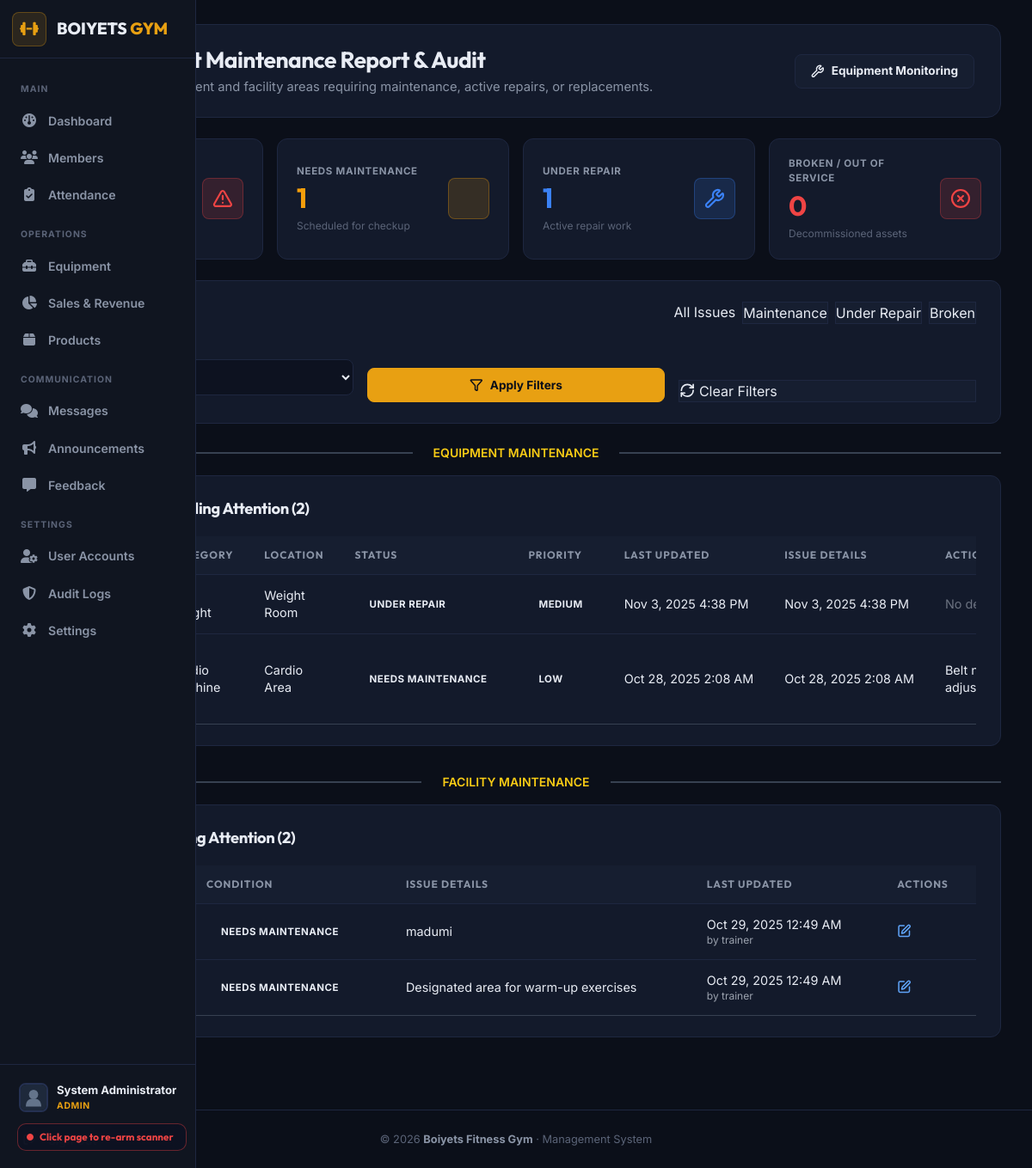
The app's page /maintenance_report.php (signed in) with its own data.
### tables this page shows
CREATE TABLE `equipment` (
  `id` int(11) NOT NULL,
  `name` varchar(100) NOT NULL,
  `category` varchar(100) NOT NULL,
  `location` varchar(100) NOT NULL,
  `status` enum('Good','Needs Maintenance','Under Repair','Broken') DEFAULT 'Good',
  `date_added` datetime DEFAULT current_timestamp(),
  `last_updated` datetime DEFAULT current_timestamp() ON UPDATE current_timestamp(),
  `created_by` int(11) DEFAULT NULL,
  `notes` text DEFAULT NULL
);

CREATE TABLE `facilities` (
  `id` int(11) NOT NULL,
  `name` varchar(100) NOT NULL,
  `facility_condition` enum('Good','Needs Maintenance','Under Repair','Closed') DEFAULT 'Good',
  `notes` text DEFAULT NULL,
  `last_updated` datetime DEFAULT current_timestamp() ON UPDATE current_timestamp(),
  `updated_by` int(11) DEFAULT NULL
);

CREATE TABLE `users` (
  `id` int(11) NOT NULL,
  `username` varchar(50) NOT NULL,
  `password` varchar(255) NOT NULL,
  `role` enum('admin','trainer','client') NOT NULL,
  `full_name` varchar(100) NOT NULL,
  `email` varchar(100) NOT NULL,
  `created_at` timestamp NOT NULL DEFAULT current_timestamp(),
  `reset_token` varchar(255) DEFAULT NULL,
  `reset_expiry` datetime DEFAULT NULL,
  `last_activity` datetime DEFAULT NULL,
  `client_type` enum('walk-in','full-time') DEFAULT 'walk-in',
  `verification_token` varchar(64) DEFAULT NULL,
  `token_expiry` datetime DEFAULT NULL,
  `email_verified` tinyint(1) DEFAULT 0,
  `profile_picture` varchar(500) DEFAULT 'https://i.pravatar.cc/120',
  `deleted_at` timestamp NULL DEFAULT NULL
);

### public_html/maintenance_report.php (the view, shortened to what this page needs)
<?php
require_once __DIR__ . '/../config/config.php';
$status_filter = $_GET['status'] ?? '';
$where_conditions = ["e.status IN ('Needs Maintenance', 'Under Repair', 'Broken')"];
$params = [];
$types = "";
$where_sql = implode(" AND ", $where_conditions);
$maintenance_sql = "SELECT e.*, u.username as updated_by_name,
                    el.note as last_note, el.date_updated as last_log_date
                    FROM equipment e
                    LEFT JOIN users u ON e.created_by = u.id
                    LEFT JOIN equipment_logs el ON e.id = el.equipment_id
                    WHERE $where_sql
                    ORDER BY e.last_updated DESC, e.name ASC";
$maintenance_stmt = $conn->prepare($maintenance_sql);
if ($maintenance_stmt && !empty($params)) {
    $maintenance_stmt->bind_param($types, ...$params);
    $maintenance_stmt->execute();
    $maintenance_result = $maintenance_stmt->get_result();
} else {
    $maintenance_result = $conn->query($maintenance_sql);
}
$facilities_sql = "SELECT f.*, u.username as updated_by_name
                   FROM facilities f
                   LEFT JOIN users u ON f.updated_by = u.id
                   WHERE f.facility_condition IN ('Needs Maintenance', 'Under Repair', 'Closed')
                   ORDER BY f.name ASC";
$facilities_result = $conn->query($facilities_sql);
$stats_sql = "SELECT
                COUNT(*) as total_issues,
                SUM(CASE WHEN status = 'Needs Maintenance' THEN 1 ELSE 0 END) as needs_maintenance,
                SUM(CASE WHEN status = 'Under Repair' THEN 1 ELSE 0 END) as under_repair,
                SUM(CASE WHEN status = 'Broken' THEN 1 ELSE 0 END) as broken
              FROM equipment
              WHERE status IN ('Needs Maintenance', 'Under Repair', 'Broken')";
$stats_result = $conn->query($stats_sql);
$stats = $stats_result->fetch_assoc();
?>
<?php
require_once __DIR__ . '/includes/header.php';
require_once __DIR__ . '/includes/nav.php';
?>
<div class="gym-main-container">
  <div class="gym-page-header">
    <div>
      <h1 class="gym-page-title" style="display: flex; align-items: center; gap: 10px;">
        Equipment Maintenance Report & Audit
      </h1>
      <p class="gym-page-subtitle">Summary of all equipment and facility areas requiring maintenance, active repairs, or replacements.</p>
    </div>
    <div style="display: flex; gap: 0.75rem; flex-wrap: wrap;">
      <a href="equipment_monitoring.php" class="gym-btn gym-btn-outline">
        <i data-lucide="wrench"></i> Equipment Monitoring
      </a>
    </div>
  </div>
  <div class="gym-stats-grid">
    <div class="gym-stat-card" style="border-top-color: var(--red);">
      <div>
        <div class="gym-stat-label">Total Maintenance Issues</div>
        <div class="gym-stat-number" style="color: var(--red);"><?php echo number_format($stats['total_issues'] ?? 0); ?></div>
        <div style="font-size: 0.75rem; color: var(--text-dim); margin-top: 4px;">Items needing attention</div>
      </div>
      <div class="gym-stat-icon" style="background: rgba(239, 68, 68, 0.15); color: var(--red); border-color: rgba(239, 68, 68, 0.3);">
        <i data-lucide="alert-triangle"></i>
      </div>
    </div>
    <div class="gym-stat-card" style="border-top-color: #f59e0b;">
      <div>
        <div class="gym-stat-label">Needs Maintenance</div>
        <div class="gym-stat-number" style="color: #f59e0b;"><?php echo number_format($stats['needs_maintenance'] ?? 0); ?></div>
        <div style="font-size: 0.75rem; color: var(--text-dim); margin-top: 4px;">Scheduled for checkup</div>
      </div>
      <div class="gym-stat-icon" style="background: rgba(245, 158, 11, 0.15); color: #f59e0b; border-color: rgba(245, 158, 11, 0.3);">
        <i data-lucide="tool"></i>
      </div>
    </div>
    <div class="gym-stat-card" style="border-top-color: #3b82f6;">
      <div>
        <div class="gym-stat-label">Under Repair</div>
        <div class="gym-stat-number" style="color: #3b82f6;"><?php echo number_format($stats['under_repair'] ?? 0); ?></div>
        <div style="font-size: 0.75rem; color: var(--text-dim); margin-top: 4px;">Active repair work</div>
      </div>
      <div class="gym-stat-icon" style="background: rgba(59, 130, 246, 0.15); color: #3b82f6; border-color: rgba(59, 130, 246, 0.3);">
        <i data-lucide="wrench"></i>
      </div>
    </div>
    <div class="gym-stat-card" style="border-top-color: var(--red);">
      <div>
        <div class="gym-stat-label">Broken / Out of Service</div>
        <div class="gym-stat-number" style="color: var(--red);"><?php echo number_format($stats['broken'] ?? 0); ?></div>
        <div style="font-size: 0.75rem; color: var(--text-dim); margin-top: 4px;">Decommissioned assets</div>
      </div>
      <div class="gym-stat-icon" style="background: rgba(239, 68, 68, 0.15); color: var(--red); border-color: rgba(239, 68, 68, 0.3);">
        <i data-lucide="x-circle"></i>
      </div>
    </div>
  </div>
      <div class="card">
        <div class="flex flex-wrap gap-2 justify-between mb-4">
          <div class="flex gap-2">
            <div class="export-container">
              <button id="exportButton" class="button-sm btn-outline">
              </button>
            </div>
          </div>
          <div class="flex gap-2">
            <a href="?status=" class="button-sm <?php echo empty($status_filter) ? 'btn-active' : 'btn-outline'; ?>">
              All Issues
            </a>
            <a href="?status=Needs Maintenance" class="button-sm <?php echo $status_filter == 'Needs Maintenance' ? 'btn-active' : 'btn-outline'; ?>">
              Maintenance
            </a>
            <a href="?status=Under Repair" class="button-sm <?php echo $status_filter == 'Under Repair' ? 'btn-active' : 'btn-outline'; ?>">
              Under Repair
            </a>
            <a href="?status=Broken" class="button-sm <?php echo $status_filter == 'Broken' ? 'btn-active' : 'btn-outline'; ?>">
              Broken
            </a>
          </div>
        </div>
        <form method="GET" class="grid grid-cols-1 md:grid-cols-3 gap-4" id="filterForm">
          <div>
            <label class="form-label">Category</label>
            <select name="category" class="form-input">
              <option value="">All Categories</option>
            </select>
          </div>
          <div class="flex items-end">
            <button type="submit" class="button-sm gym-btn gym-btn-yellow w-full">
              <i data-lucide="filter"></i> Apply Filters
            </button>
          </div>
         <div class="flex items-end">
  <a href="maintenance_report.php" class="button-sm btn-outline w-full">
    <i data-lucide="refresh-cw"></i> Clear Filters
  </a>
</div>
        </form>
      </div>
<div class="flex items-center gap-2 mb-4">
  <div class="h-0.5 flex-1 bg-gray-700"></div>
  <span class="text-sm font-semibold text-yellow-400 px-4">EQUIPMENT MAINTENANCE</span>
  <div class="h-0.5 flex-1 bg-gray-700"></div>
</div>
      <div class="card">
        <h2 class="text-lg font-semibold text-yellow-400 mb-4 flex items-center gap-2">
          Equipment Needing Attention (<?php echo $maintenance_result ? $maintenance_result->num_rows : 0; ?>)
        </h2>
        <?php if ($maintenance_result && $maintenance_result->num_rows > 0): ?>
          <div class="overflow-x-auto">
            <table class="w-full text-sm text-left text-gray-400 gym-table">
              <thead class="text-xs text-gray-400 uppercase bg-card">
                <tr>
                  <th class="p-4">Equipment</th>
                  <th class="p-4">Category</th>
                  <th class="p-4">Location</th>
                  <th class="p-4">Status</th>
                  <th class="p-4">Priority</th>
                  <th class="p-4">Last Updated</th>
                  <th class="p-4">Issue Details</th>
                  <th class="p-4">Actions</th>
                </tr>
              </thead>
              <tbody>
                <?php while($equipment = $maintenance_result->fetch_assoc()): ?>
                <tr class="border-b border-gray-700 hover:bg-card">
                  <td class="p-4">
                    <div class="font-medium "><?php echo htmlspecialchars($equipment['name']); ?></div>
                    <?php if (!empty($equipment['notes'])): ?>
                      <div class="text-xs text-gray-400 mt-1"><?php echo htmlspecialchars($equipment['notes']); ?></div>
                    <?php endif; ?>
                  </td>
                  <td class="p-4"><?php echo htmlspecialchars($equipment['category']); ?></td>
                  <td class="p-4"><?php echo htmlspecialchars($equipment['location']); ?></td>
                  <td class="p-4">
  <?php
    $status_class = '';
    switch($equipment['status']) {
      case 'Needs Maintenance': $status_class = 'badge-needs-maintenance'; break;
      case 'Under Repair': $status_class = 'badge-under-repair'; break;
    }
  ?>
  <span class="badge <?php echo $status_class; ?>">
    <?php echo htmlspecialchars($equipment['status']); ?>
  </span>
</td>
<td class="p-4">
  <?php
    $priority = '';
    $priority_class = '';
    if ($equipment['status'] == 'Broken') {
      $priority = 'High';
      $priority_class = 'badge-broken';
    } elseif ($equipment['status'] == 'Under Repair') {
      $priority = 'Medium';
      $priority_class = 'badge-under-repair';
    } else {
      $priority = 'Low';
      $priority_class = 'badge-needs-maintenance';
    }
  ?>
  <span class="badge <?php echo $priority_class; ?>">
    <?php echo $priority; ?>
  </span>
</td>
<td class="p-4 whitespace-nowrap">
  <?php echo date('M j, Y g:i A', strtotime($equipment['last_updated'])); ?>
</td>
                  <td class="p-4 whitespace-nowrap">
                    <?php echo date('M j, Y g:i A', strtotime($equipment['last_updated'])); ?>
                  </td>
                  <td class="p-4">
                    <?php
                      $issue_note = !empty($equipment['last_note']) ? $equipment['last_note'] : $equipment['notes'];
                      echo $issue_note ? htmlspecialchars($issue_note) : '<span class="text-gray-500">No details</span>';
                    ?>
                  </td>
                </tr>
                <?php endwhile; ?>
                </tbody>
            </table>
          </div>
        <?php endif; ?>
      </div>
<div class="flex items-center gap-2 mb-4 mt-8">
  <div class="h-0.5 flex-1 bg-gray-700"></div>
  <span class="text-sm font-semibold text-yellow-400 px-4">FACILITY MAINTENANCE</span>
  <div class="h-0.5 flex-1 bg-gray-700"></div>
</div>
      <div class="card">
        <h2 class="text-lg font-semibold text-yellow-400 mb-4 flex items-center gap-2">
          Facilities Needing Attention (<?php echo $facilities_result ? $facilities_result->num_rows : 0; ?>)
        </h2>
        <?php if ($facilities_result && $facilities_result->num_rows > 0): ?>
          <div class="overflow-x-auto">
            <table class="w-full text-sm text-left text-gray-400 gym-table">
              <thead class="text-xs text-gray-400 uppercase bg-card">
                <tr>
                  <th class="p-4">Facility</th>
                  <th class="p-4">Condition</th>
                  <th class="p-4">Issue Details</th>
                  <th class="p-4">Last Updated</th>
                  <th class="p-4">Actions</th>
                </tr>
              </thead>
              <tbody>
                <?php while($facility = $facilities_result->fetch_assoc()): ?>
                <tr class="border-b border-gray-700 hover:bg-card">
                  <td class="p-4 font-medium "><?php echo htmlspecialchars($facility['name']); ?></td>
                 <td class="p-4">
    <?php
        $condition_class = '';
        switch($facility['facility_condition']) {
          case 'Needs Maintenance': $condition_class = 'badge-needs-maintenance'; break;
        }
    ?>
    <span class="badge <?php echo $condition_class; ?>">
        <?php echo htmlspecialchars($facility['facility_condition']); ?>
    </span>
</td>
                  <td class="p-4">
                    <?php echo !empty($facility['notes']) ? htmlspecialchars($facility['notes']) : '<span class="text-gray-500">No details</span>'; ?>
                  </td>
                  <td class="p-4 whitespace-nowrap">
                    <?php echo date('M j, Y g:i A', strtotime($facility['last_updated'])); ?>
                    <?php if (!empty($facility['updated_by_name'])): ?>
                      <div class="text-xs text-gray-400">by <?php echo htmlspecialchars($facility['updated_by_name']); ?></div>
                    <?php endif; ?>
                  </td>
                  <td class="p-4">
                    <a href="equipment_monitoring.php?tab=facilities" class="text-blue-400 hover:text-blue-300 transition-colors" title="Update Condition">
                      <i data-lucide="edit" class="w-4 h-4"></i>
                    </a>
                  </td>
                </tr>
                <?php endwhile; ?>
              </tbody>
            </table>
          </div>
<?php endif; ?>
      </div>
  </div>
<?php require_once __DIR__ . "/includes/footer.php"; ?>

### records on screen
equipment: location "Weight Room", status "UNDER REPAIR", status "MEDIUM", last_updated "Nov 3, 2025 4:38 PM", notes "No…"
equipment: location "Cardio Area", status "NEEDS MAINTENANCE", status "LOW", last_updated "Oct 28, 2025 2:08 AM", notes "Belt…"
facilities: facility_condition "NEEDS MAINTENANCE", notes "madumi", last_updated "Oct 29, 2025 12:49 AM", updated_by.username "trainer"
facilities: facility_condition "NEEDS MAINTENANCE", notes "Designated area for warm-up exercises", last_updated "Oct 29, 2025 12:49 AM", updated_by.username "trainer"

### other values on screen
$user_name "System Administrator"
$user_role "ADMIN"
$stats['needs_maintenance'] "1"
$stats['under_repair'] "1"
$stats['broken'] "0"
$maintenance_result->num_rows "2"
$facilities_result->num_rows "2"
